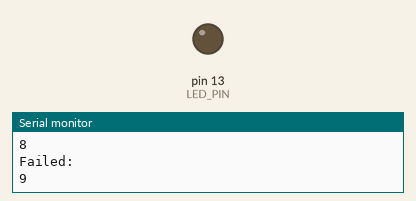
This sketch was run on a simulated Arduino Uno, built with avr-gcc and run on an emulated ATmega328P. Shown: output pins drawn as LEDs (lit = HIGH), the last lines printed to the serial monitor.

Above: at 0.5 s.
At 1.8 s:
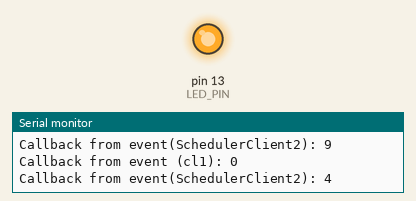
Timing chart, 0 to 10.4 s (numbered marks = the images above):
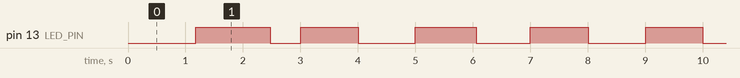

The sketch:

test1.ino
```cpp
#include <Arduino.h>
#include <Scheduler.h>
#include "SchedulerClient2.h"

// use onboard Arduino LED to test oscillate
#define LED_PIN 13


// a derived SchedulerClient
SchedulerClient2 *cl2 = new SchedulerClient2();
// A SchedulerClient which wraps cb1
SchedulerClient cl1(cb1);

// Scheduler instance
Scheduler s;

void setup() {
	Serial.begin(9600);

	// 'every' test with ordinary function
	if(s.every(&cl1, 1000)<0)
		printFail("--1");
	// 'every' test with member function
	if(s.every(cl2, 3000)<0)
		printFail("--2");
	// 'every' test for repeatCount & schedulerEnded
	if(s.every(cl2, 2000, 3)<0)
		printFail("--3");

	// 'oscillate' test over LED
	if(s.oscillate(LED_PIN, 1000, HIGH)<0)
		printFail("--4");

	// consume all events
	for(int i=0; i<10; i++) {
		if(s.every(cl2, 1000, 2)<0) {
			printFail("");
			Serial.println(i);
		}
	}
}

void loop() {
	s.update();
}

void cb1(int id) {
	Serial.print("Callback from event (cl1): ");
	Serial.println(id);
}

void printFail(const char* mess) {
	Serial.print("Failed: ");
	Serial.println(mess);
}
```

SchedulerClient2.h
```cpp
#include <SchedulerClient.h>

class SchedulerClient2: public SchedulerClient {
public:
	void schedulerCallback(int eventId) {
		Serial.print("Callback from event(SchedulerClient2): ");
		Serial.println(eventId);
	};
	void schedulerEnded(int eventId) {
		Serial.print("Event end(SchedulerClient2): ");
		Serial.println(eventId);
	};
};
```

Measured:
- by itself, pin 13 (LED_PIN): goes HIGH 1.3 s, LOW 0.54 s, 63 × (HIGH 1.0 s, LOW 0.99 s), then HIGH
- by itself, everything shown: repeats every 16.0 s, in 16 steps
